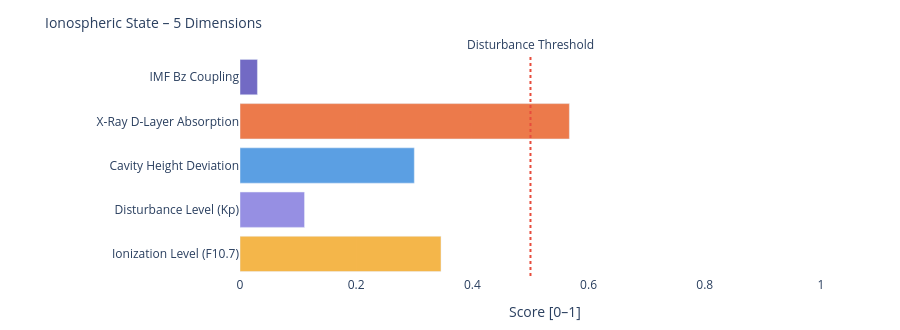

Here is the notebook cell this chart was saved with:
### Markdown cell above
---
### 📐 Systemic Insight: Geometric Cavity vs. Real Schumann Resonance

**Relevant for:** Layer 6 = delta analysis &nbsp;|&nbsp; Layer 7 = feature vector / system interpretation

A cavity height change from 80 km to 70 km shifts the **idealized geometric frequencies** only minimally:

| Modus | Aktuell | Referenz | Δ |
|-------|---------|----------|---|
| SR-1 | 10.4762 Hz | 10.4599 Hz | +16 mHz |
| SR-2 | 18.1452 Hz | 18.1171 Hz | +28 mHz |
| SR-3 | 25.6612 Hz | 25.6215 Hz | +40 mHz |
| SR-4 | 33.1285 Hz | 33.0772 Hz | +51 mHz |

The geometric effect is limited because 10 km is very small compared to Earth's radius (~6371 km).

**Consequence:** Real Schumann deviations are likely driven more strongly by **conductivity, damping, day/night structure, lightning distribution and source geometry** than by pure cavity height.

---

**Layer 6 compares:**
```
geometric Δ from Layer 4  vs.  observed Δ from real Schumann measurement data
```

**Layer 7 Feature:**
```
If real Δ >> geometric Δ  →  non-geometric factors dominant
```

### Code cell
# ============================================================
# IONOSPHERIC STATE – Summary gauge
# Five dimensions: ionization, disturbance, cavity height, X-Ray, Bz coupling
# ============================================================

def norm(v, lo, hi):
    if v is None: return None
    return round(max(0.0, min(1.0, (v - lo) / (hi - lo))), 3)

# Ionization level (F10.7 → F2-Layer)
ioniz = norm(f107_val, 60, 250)

# Disturbance level (Kp → E/F-Layer irregularities)
disturb = norm(kp_val, 0, 9)

# Cavity height deviation from reference (80 km)
h_dev = norm(abs(h_eff - 80), 0, 20)

# X-Ray ionization (D-Layer absorption)
xray_ioniz = None
if xray_now is not None:
    xray_ioniz = norm(math.log10(max(xray_now, 1e-9)) + 9, 0, 5)

# Bz coupling (southward Bz → stronger magnetosphere-ionosphere coupling)
bz_coupling = norm(-(bz_now or 0), -5, 30) if bz_now is not None else None

dims = [
    ('Ionization Level (F10.7)',    ioniz,      '#F2A623'),
    ('Disturbance Level (Kp)',      disturb,    '#7F77DD'),
    ('Cavity Height Deviation',     h_dev,      '#378ADD'),
    ('X-Ray D-Layer Absorption',    xray_ioniz, '#E85D24'),
    ('IMF Bz Coupling',             bz_coupling,'#534AB7'),
]

fig = go.Figure()
for name, val, col in dims:
    if val is not None:
        h = int(val * 20)
        bar = '█' * h + '░' * (20 - h)
        label = f'{name}:  {bar}  {val:.3f}'
    else:
        label = f'{name}:  {"─" * 20}  n/a'
    fig.add_trace(go.Bar(
        x=[val if val is not None else 0],
        y=[name],
        orientation='h',
        marker_color=col, opacity=0.82,
        showlegend=False
    ))

fig.add_vline(x=0.5, line_dash='dot', line_color='#e74c3c',
              annotation_text='Disturbance Threshold', annotation_position='top')
fig.update_layout(
    title=dict(text='Ionospheric State – 5 Dimensions', font=dict(size=14)),
    xaxis=dict(title='Score [0–1]', range=[0, 1.05]),
    height=330, plot_bgcolor='rgba(0,0,0,0)', paper_bgcolor='rgba(0,0,0,0)',
    margin=dict(l=240, r=50, t=55, b=40)
)
fig.show()

print(f'\nIonospheric state:')
for name, val, _ in dims:
    print(f'  {name:<35} {val:.3f}' if val is not None else f'  {name:<35} n/a')

### Figure 1 — Plotly figure (JSON) as saved in the notebook; plotly's stock layout.template omitted (floating-point values rounded to 4 significant figures)
{"data": [{"marker": {"color": "#F2A623"}, "opacity": 0.82, "orientation": "h", "showlegend": false, "type": "bar", "x": [0.346], "y": ["Ionization Level (F10.7)"]}, {"marker": {"color": "#7F77DD"}, "opacity": 0.82, "orientation": "h", "showlegend": false, "type": "bar", "x": [0.111], "y": ["Disturbance Level (Kp)"]}, {"marker": {"color": "#378ADD"}, "opacity": 0.82, "orientation": "h", "showlegend": false, "type": "bar", "x": [0.3], "y": ["Cavity Height Deviation"]}, {"marker": {"color": "#E85D24"}, "opacity": 0.82, "orientation": "h", "showlegend": false, "type": "bar", "x": [0.567], "y": ["X-Ray D-Layer Absorption"]}, {"marker": {"color": "#534AB7"}, "opacity": 0.82, "orientation": "h", "showlegend": false, "type": "bar", "x": [0.03], "y": ["IMF Bz Coupling"]}], "layout": {"annotations": [{"showarrow": false, "text": "Disturbance Threshold", "x": 0.5, "xanchor": "center", "xref": "x", "y": 1, "yanchor": "bottom", "yref": "y domain"}], "height": 330, "margin": {"b": 40, "l": 240, "r": 50, "t": 55}, "paper_bgcolor": "rgba(0,0,0,0)", "plot_bgcolor": "rgba(0,0,0,0)", "shapes": [{"line": {"color": "#e74c3c", "dash": "dot"}, "type": "line", "x0": 0.5, "x1": 0.5, "xref": "x", "y0": 0, "y1": 1, "yref": "y domain"}], "title": {"font": {"size": 14}, "text": "Ionospheric State – 5 Dimensions"}, "xaxis": {"range": [0, 1.05], "title": {"text": "Score [0–1]"}}}}
